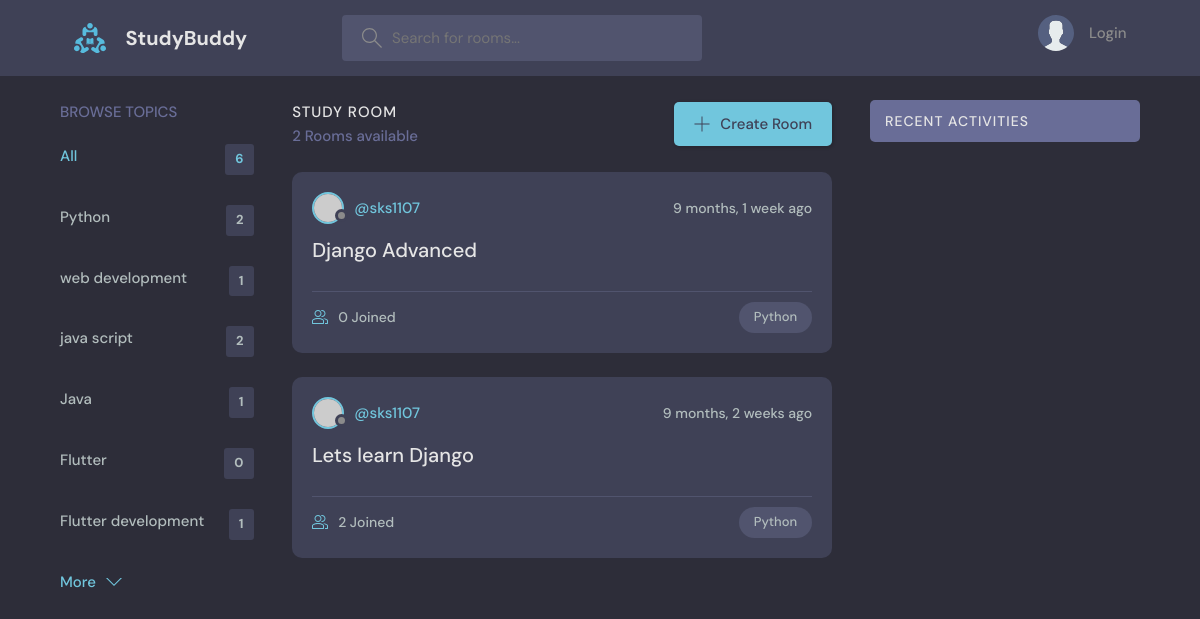
Page /?q=Python on the committed database.
### base/models.py (models this page shows)
class Topic(models.Model):
    name = models.CharField(max_length = 200)
    def __str__(self):
        return self.name

class Room(models.Model):
    host = models.ForeignKey(User, on_delete = models.SET_NULL, null = True)
    topic = models.ForeignKey(Topic, on_delete = models.SET_NULL, null = True)
    name = models.CharField(max_length=200)
    description = models.TextField(null = True)
    participants = models.ManyToManyField(User, related_name ='participants', blank=True)
    updated = models.DateTimeField(auto_now = True)
    created = models.DateTimeField(auto_now_add = True)
    class Meta:
        ordering = ['-updated', '-created']
    def __str__(self):
        return self.name

### base/views.py (the view)
# urls.py: path('',  views.home, name="home"),
def home(request):
    q = request.GET.get('q') if request.GET.get('q') != None else ''
    rooms = Room.objects.filter(
        Q(topic__name__icontains=q),
    )
    print(rooms)
    topics = Topic.objects.all()
    room_count = rooms.count()
    room_messages = Message.objects.filter(Q(room__topic__name__icontains=q))
    context = {'rooms':rooms, 'topics':topics, 'room_count':room_count, 'room_messages': room_messages}
    return render(request, 'base/home.html', context)

### base/templates/base/home.html (shortened to what this page needs)
{% extends 'main.html' %}
{% block content %}
<main class="layout layout--3">
  <div class="container">
    {% include 'base/topics_component.html' %}
    <div class="roomList">
      <div class="roomList__header">
        <div>
          <h2>Study Room</h2>
          <p>{{rooms.count}} Rooms available</p>
        </div>
        <a class="btn btn--main" href="{% url 'create-room' %}">
          <svg
            version="1.1"
            xmlns="http://www.w3.org/2000/svg"
            width="32"
            height="32"
            viewBox="0 0 32 32"
          >
            <title>add</title>
            <path
              d="M16.943 0.943h-1.885v14.115h-14.115v1.885h14.115v14.115h1.885v-14.115h14.115v-1.885h-14.115v-14.115z"
            ></path>
          </svg>
          Create Room
        </a>
      </div>
      {% include 'base/feed_component.html' %}
    </div>
    {% include 'base/activity_component.html' %}
  </div>
</main>
{% endblock content %}

### base/templates/base/topics_component.html (shortened to what this page needs)
<div class="topics">
  <div class="topics__header">
    <h2>Browse Topics</h2>
  </div>
  <ul class="topics__list">
    <li>
      <a href="{% url 'home' %}" class="active">All <span>{{topics.count}}</span></a>
    </li>
    {% for topic in topics %}
    <li>
      <a href="{% url 'home' %}?q={{topic}}">{{topic}} <span>{{topic.room_set.all.count}}</span></a>
    </li>
    {% endfor %}
  </ul>
  <a class="btn btn--link" href="topics.html">
    More
    <svg
      version="1.1"
      xmlns="http://www.w3.org/2000/svg"
      width="32"
      height="32"
      viewBox="0 0 32 32"
    >
      <title>chevron-down</title>
      <path d="M16 21l-13-13h-3l16 16 16-16h-3l-13 13z"></path>
    </svg>
  </a>
</div>

### base/templates/base/feed_component.html (shortened to what this page needs)
{% for room in rooms %}
<div class="roomListRoom">
  <div class="roomListRoom__header">
    <a href="{% url 'profile' room.host.id %}" class="roomListRoom__author">
      <div class="avatar avatar--small">
        <img src="https://randomuser.me/api/portraits/women/11.jpg" />
      </div>
      <span>@{{room.host.username}}</span>
    </a>
    <div class="roomListRoom__actions">
      <span>{{room.created | timesince}} ago</span>
    </div>
  </div>
  <div class="roomListRoom__content">
    <a href="{% url 'room' room.id %}">{{room.name}}</a>
  </div>
  <div class="roomListRoom__meta">
    <a href="{% url 'room' room.id %}" class="roomListRoom__joined">
      {{room.participants.all.count}} Joined
    </a>
    <p class="roomListRoom__topic">{{room.topic.name}}</p>
  </div>
</div>
{% endfor %}

### static/styles/style.css (style rules this page uses)
:root { --color-main: #71c6dd; --color-main-light: #e1f6fb; --color-dark: #3f4156; --color-dark-medium: #51546e; --color-dark-light: #696d97; --color-light: #e5e5e5; --color-gray: #8b8b8b; --color-light-gray: #b2bdbd; --color-bg: #2d2d39; --color-success: #5dd693; --color-error: #fc4b0b; }
* { font-family: "DM Sans", -apple-system, BlinkMacSystemFont, "Segoe UI", Roboto, Oxygen, Ubuntu, Cantarell, "Open Sans", "Helvetica Neue", sans-serif; margin: 0; padding: 0; box-sizing: border-box; text-rendering: optimizeLegibility; font-size: inherit; }
html { font-size: 56.25%; }
@media only screen and (min-width: 1200px) { html { font-size: 62.5%; } }
body { line-height: 1.6; font-weight: 400; font-size: 1.5rem; color: var(--color-light-gray); background-color: var(--color-bg); min-height: 100vh; }
img { width: 100%; }
a { display: inline-block; color: var(--color-main); text-decoration: none; }
.container { max-width: 120rem; width: 90%; margin: auto; }
.btn { background-color: transparent; border: none; display: inline-flex; align-items: center; gap: 1rem; cursor: pointer; transition: all ease-in-out 0.3s; padding: 1rem 2rem; border-radius: 5px; box-shadow: 1px 1px 3px 1px rgba(0, 0, 0, 0.15); font-weight: 500; }
.btn--link { border-radius: 0; padding: 0; color: var(--color-main); box-shadow: none; }
.btn--main { background-color: var(--color-main); color: var(--color-dark); }
.btn > svg { fill: currentColor; width: 1.6rem; height: 1.6rem; }
.avatar { position: relative; display: inline-block; border-radius: 50%; border: 2px solid var(--color-main); }
.avatar img { display: block; border-radius: 50%; object-fit: cover; object-position: center; }
.avatar::after { content: ""; display: block; position: absolute; background-color: var(--color-gray); z-index: 111; border-radius: 50%; border: 0.3rem solid var(--color-dark); }
.avatar.avatar--small img { width: 2.8rem; height: 2.8rem; }
.avatar.avatar--small:after { width: 0.7rem; height: 0.7rem; bottom: 0px; right: -6px; }
.layout { margin-top: 2.4rem; }
.layout > .container { display: flex; justify-content: space-between; align-items: flex-start; }
.layout--3 > .container > div:first-child { flex-basis: 18%; max-width: 22.5rem; }
.layout--3 > .container > div:nth-child(2) { flex-basis: 50%; }
.topics__header { margin-bottom: 2rem; }
.topics__header h2 { text-transform: uppercase; font-weight: 500; color: var(--color-dark-light); }
.topics__list { list-style: none; }
.topics__list li a { display: flex; justify-content: space-between; margin-bottom: 3rem; font-weight: 500; color: var(--color-light-gray); transition: all 0.3s ease-in-out; }
.topics__list li a.active, .topics__list li a:hover { color: var(--color-main); }
.topics__list li a span { padding: 0.5rem 1rem; background-color: var(--color-dark); border-radius: 3px; font-size: 1.3rem; font-weight: 700; letter-spacing: 1px; }
.roomList__header { display: flex; justify-content: space-between; align-items: center; margin-bottom: 2.4rem; }
.roomList__header h2 { text-transform: uppercase; font-weight: 500; color: var(--color-light); letter-spacing: 1px; }
.roomList__header p { font-weight: 500; color: var(--color-dark-light); }
.roomListRoom { margin-bottom: 2.4rem; background-color: var(--color-dark); border-radius: 1rem; padding: 2rem; }
.roomListRoom__header { display: flex; justify-content: space-between; align-items: center; }
.roomListRoom__author { font-weight: 500; display: flex; align-items: center; gap: 1rem; }
.roomListRoom__actions { display: flex; align-items: flex-start; gap: 1rem; position: relative; }
.roomListRoom__actions span { font-size: 1.4rem; font-weight: 500; }
.roomListRoom__content { margin: 1rem 0; }
.roomListRoom__content a { font-size: 2rem; font-weight: 500; margin-bottom: 1.5rem; color: var(--color-light); transition: all 0.3s ease-in-out; }
.roomListRoom__meta { border-top: 1px solid var(--color-dark-medium); padding-top: 1rem; display: flex; align-items: center; justify-content: space-between; }
.roomListRoom__joined { color: var(--color-light-gray); display: flex; align-items: center; gap: 1rem; font-size: 1.4rem; font-weight: 500; }
.roomListRoom__joined svg { fill: var(--color-main); width: 1.6rem; height: 1.6rem; }
.roomListRoom__topic { padding: 5px 1.5rem; background-color: var(--color-dark-medium); border-radius: 5rem; font-weight: 500; font-size: 1.3rem; }

### rows in the picture
Topic: name "Python", room_set.all.count "2"
Topic: name "web development", room_set.all.count "1"
Topic: name "java script", room_set.all.count "2"
Topic: name "Java", room_set.all.count "1"
Topic: name "Flutter", room_set.all.count "0"
Topic: name "Flutter development", room_set.all.count "1"
Room: host.username "sks1107", created "9 months, 1 week", name "Django Advanced", participants.all.count "0", topic.name "Python"
Room: host.username "sks1107", created "9 months, 2 weeks", name "Lets learn Django", participants.all.count "2", topic.name "Python"

### other values in the picture
{{ topics.count }} "6"
{{ rooms.count }} "2"
